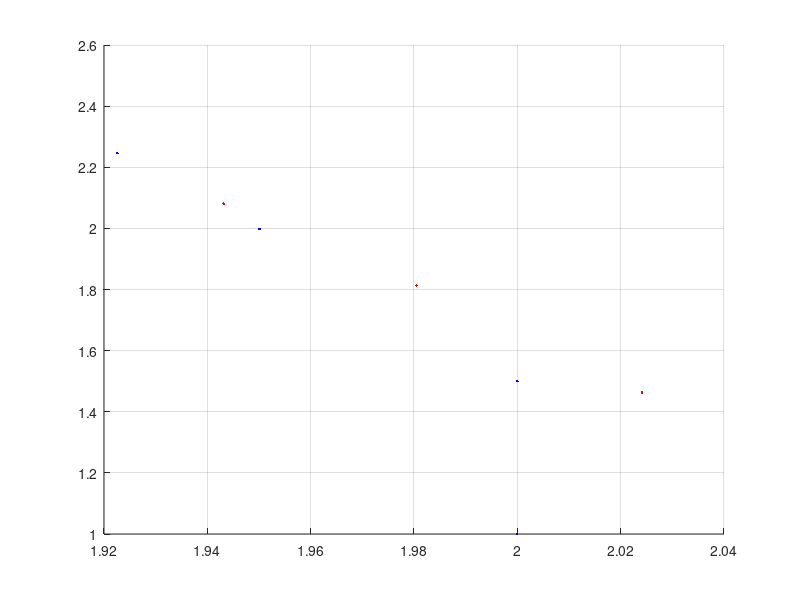
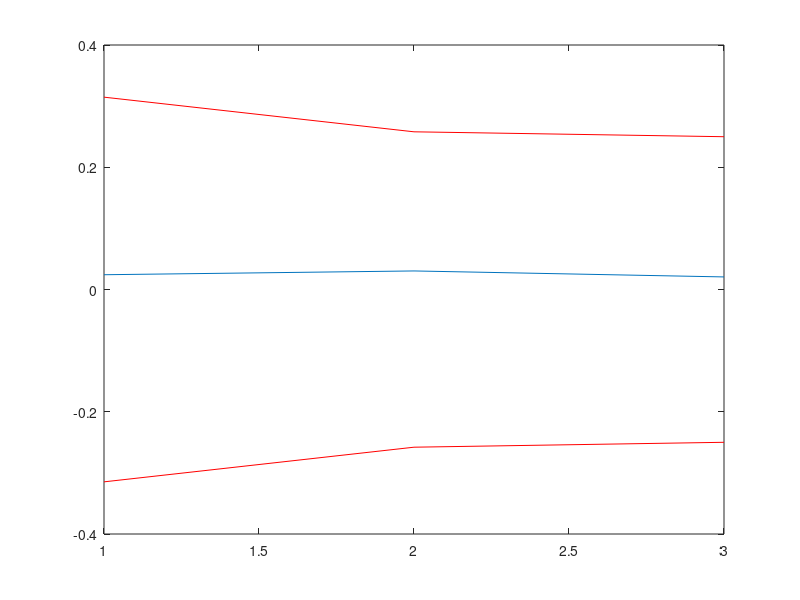

These charts were generated, in order, by the following MATLAB code:
clear all
close all
clc
grid

%Initial position
Xk = [2; 1; pi/2];

%%Measured poses
X = [2.0244 1.9585 1.9208;
     1.4679 1.9892 2.2414;
     1.6707 1.6815 2.1821]

%Covariance associated with the noise
Qk = [1 0 0;0 1 0;0 0 1]*0.1;
%Initialize the Covariance associated with the system
Pk = [10 0 0;0 10 0;0 0 1];
%Variance associated
Rk = [0.1 0 0;0 0.1 0;0 0 0.1];
%Observation matrix
Hk =[1 0 0;0 1 0;0 0 1];
%State Matrix
Fk=[1 0 0;0 1 0;0 0 1];
%Identity Matrix
Id=[1 0 0;0 1 0;0 0 1];
%Ground truth
gt= [2.0000    2.0000    1.9501    1.9226
     1.0000    1.5000    1.9975    2.2460
     1.5708    1.6708    1.6808    2.1808];

for i = 1: length(X)
    Xk(1,i+1) = Xk(1,i); %Update the next X
    Xk(2,i+1) = Xk(2,i); %Update the next Y
    Xk(3,i+1) = Xk(3,i); %Update the next theta

%%%%%%%%%%%%%%%%%%%%%%%%% PREDICT %%%%%%%%%%%%%%%%%%%%%%%%%
    %Predicted estimate covariance
    Pk = Fk*Pk*Fk'+Qk;
%%%%%%%%%%%%%%%%%%%%%%%%% UPDATE %%%%%%%%%%%%%%%%%%%%%%%%%
    %Z value estimated
    Zest = [Xk(1,i+1);Xk(2,i+1);Xk(3,i+1)];
    %Z observable
    Zk = X(:,i);
    %Innovation on measurement pre-fit residual
    Yk = Zk - Hk*Zest;
    %Innovation covariance
    Sk = Hk*Pk*Hk'+Rk;
    %Optimal Kalman gain
    Kk = Pk*Hk'*Sk^-1;
    %Update state estimate
    Xk(:,i+1) = Xk(:,i+1) + Kk*Yk;
    %Updated estimated covariance
    Pk = (Id - Kk*Hk)*Pk;

    %
    sigmax(i)=sqrt(Pk(1,1));
end

Xk
Pk

%Error in X%
Ex = Xk(1,:)-gt(1,:)
%Summation of squared errors
Err = sqrt((Xk(1,:)-gt(1,:)).^2 + (Xk(2,:)-gt(2,:)).^2)
%Mean of the summation of squared errors
mean(Err)

hold on
%State estimate
plot(Xk(1,:),Xk(2,:),'.r')
%Ground truth
plot(gt(1,:),gt(2,:),'.b')
figure
%Error graph in X since row 2 to row 4
plot(Ex(2:4))
hold on
plot(sigmax,'r')
plot(-sigmax,'r')





